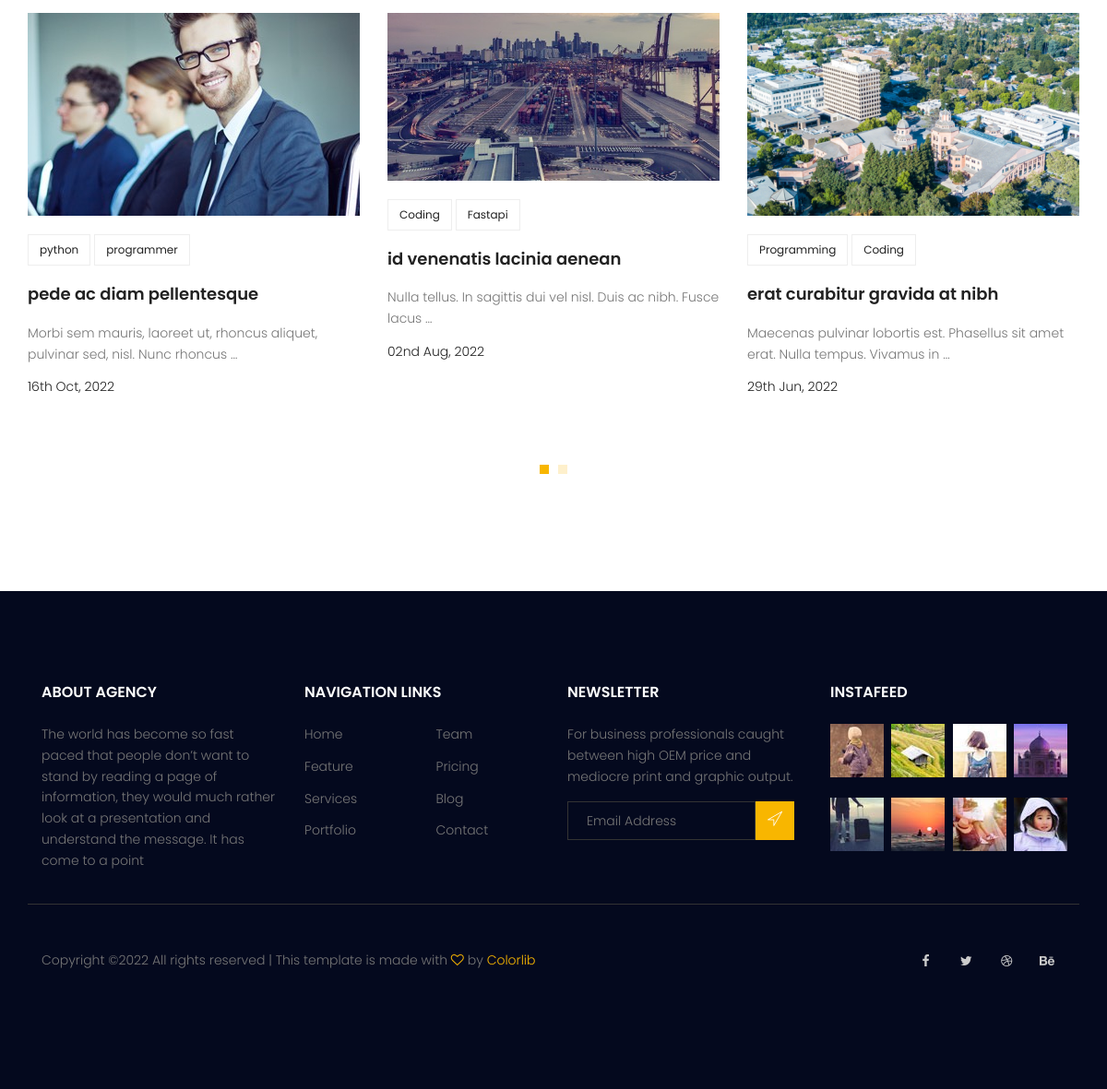
The app's page / (lower part), older data.
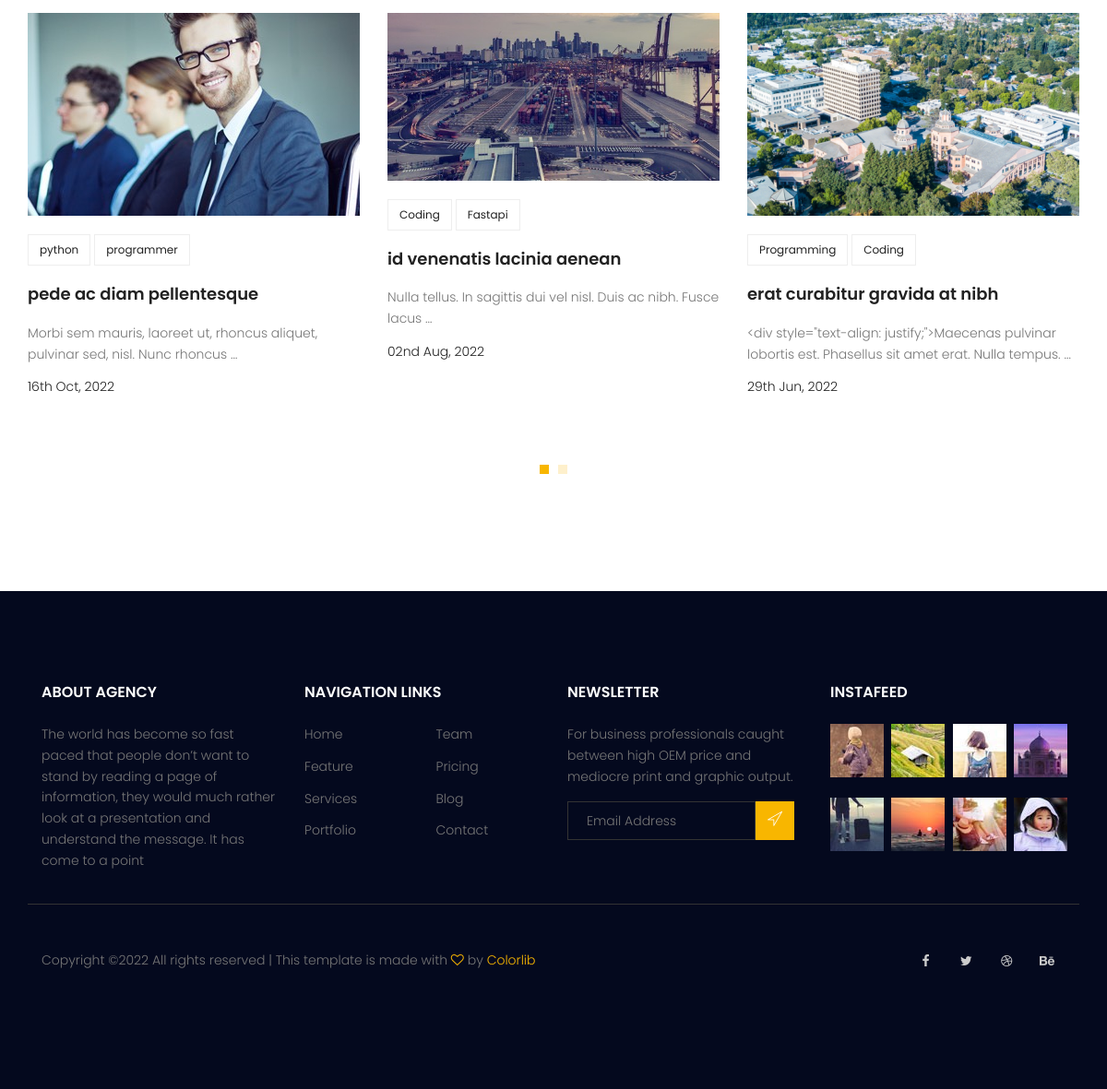
The same page, newer data.
### blog/models.py (models this page shows, shortened)
class Post(models.Model):
    author = models.ForeignKey(to=User, on_delete=models.SET_NULL, null=True)
    image = models.ImageField(upload_to='blog_post/', default='blog_post/default.jpg')
    title = models.CharField(max_length=255)
    content = models.TextField()
    category = models.ManyToManyField(to=Category)
    tags = TaggableManager()
    counted_views = models.IntegerField(default=0)
    status = models.BooleanField(default=False)
    publish_date = models.DateTimeField(null=True)
    created_date = models.DateTimeField(auto_now_add=True)
    updated_date = models.DateTimeField(auto_now=True)
    class Meta:
        ordering = ['-publish_date']

### website/views.py (the view)
# urls.py: path('', index_view, name='index'),
def index_view(request):
    return render(request, template_name='website/index.html')

### website/templatetags/website_tags.py (called while the page is built)
@register.inclusion_tag('website/website-blog-area.html')
def blog_area():
    all_post = Post.objects.filter(publish_date__lte=timezone.now(), status=True)[:6]
    return {'all_post': all_post}

### website/templates/website/index.html (shortened to what this page needs)
{% extends 'base.html' %}
{% load static %}
{% load website_tags %}
{% block content %}
{% blog_area %}
{% endblock %}

### website/templates/website/website-blog-area.html (shortened to what this page needs)
{% load static %}
<section class="recent-blog-area section-gap">
    <div class="container">
        <div class="row d-flex justify-content-center">
            <div class="menu-content pb-60 col-lg-9">
            </div>
        </div>
        <div class="row">
            <div class="active-recent-blog-carusel">
                {% for post in all_post %}
                    <div class="single-recent-blog-post item">
                    <div class="thumb">
                        <img class="img-fluid" src="{{ post.image.url }}" alt="">
                    </div>
                    <div class="details">
                        <div class="tags">
                            <ul>
                                {% for cat in post.category.all %}
                                    <li>
                                        <a href="{% url 'blog:category' cat_name=cat.name %}">{{ cat.name }}</a>
                                    </li>
                                {% endfor %}
                            </ul>
                        </div>
                        <a href="{% url 'blog:single' post.id %}"><h4 class="title">{{ post.title }}</h4></a>
                        <p>
                            {{ post.content|truncatewords:12 }}
                        </p>
                        <h6 class="date">{{ post.publish_date | date:'dS M, Y' }}</h6>
                    </div>
                </div>
                {% endfor %}
            </div>
        </div>
    </div>
</section>

Row changes from the older to the newer data that the page shows:
changed Post "erat curabitur gravida at nibh": content "Maecenas pulvinar lobortis est. Phasellus sit amet erat. Nulla tempus. Vivamus in …" → "<div style=\"text-align: justify;\">Maecenas pulvinar lobortis est. Phasellus sit amet erat. Nulla tempus. …"
